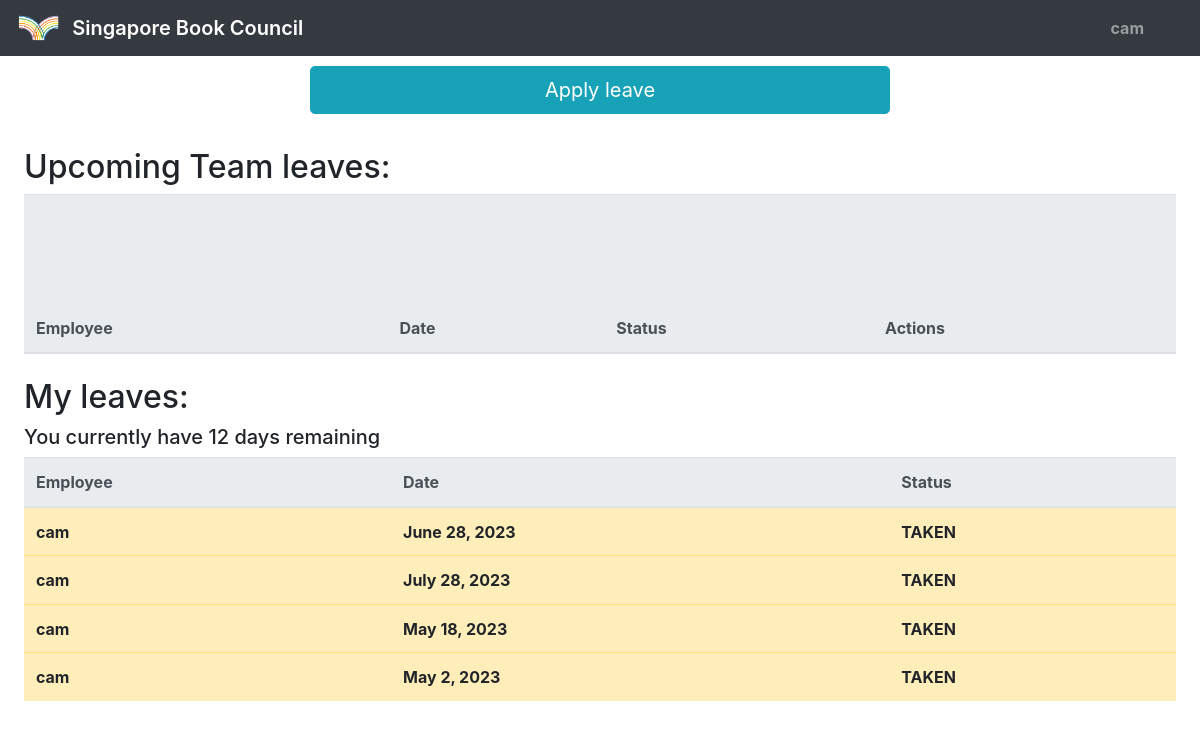
Page /leave (signed in) on the earlier database version.
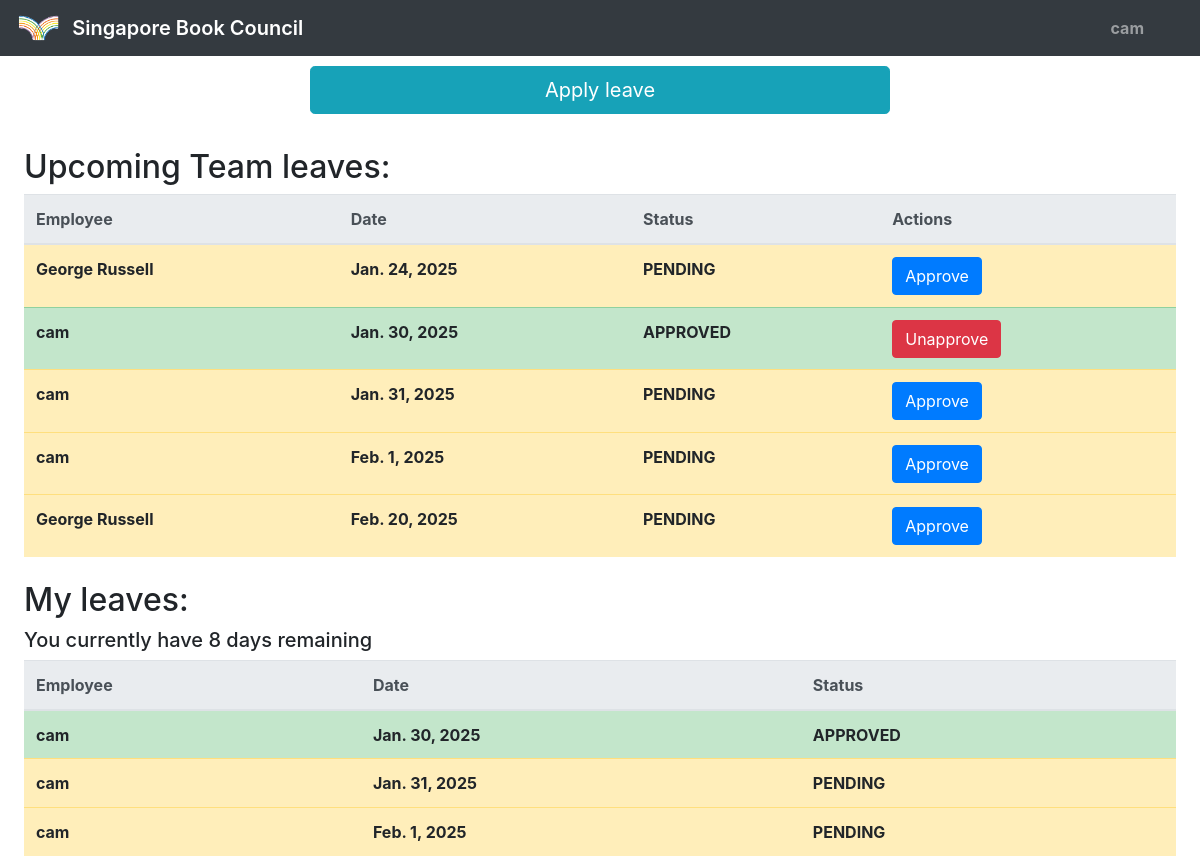
Same page on the later database version.
### HR/models.py (models this page shows, shortened)
class employeestatus(models.Model):
    EMPLOYEE = "Employee"
    BOSS = "Boss"
    role_CHOICES = [
        (EMPLOYEE, 'Employee'),
        (BOSS, 'Boss'),
    ]
    role = models.CharField(
        max_length=10,
        choices=role_CHOICES,
        default= EMPLOYEE
    )
    profileimage = models.ImageField(null = True, blank= True, upload_to="images/")
    user = models.ForeignKey(User, on_delete=models.CASCADE)
    leaves = models.IntegerField(null = True, default = 14)

class leaves(models.Model):
    user = models.ForeignKey(User, on_delete=models.CASCADE)
    leavedate = models.DateField(default=0)
    PENDING = "PENDING"
    APPROVED = "APPROVED"
    TAKEN = "TAKEN"
    role_CHOICES = [
        (PENDING, 'PENDING'),
        (APPROVED, 'APPROVED'),
        (TAKEN, "TAKEN" ),
    ]
    status = models.CharField(
        max_length=10,
        choices=role_CHOICES,
        default= PENDING
    )

### HR/views.py (the view)
# urls.py: path("leave", views.viewleaves, name="leave"),
def viewleaves(request):
    user = request.user
    today = date.today()
    startdate = today -timedelta(days = today.weekday())
    enddate = startdate + timedelta(days = 365)
    leave = leaves.objects.filter(leavedate__range = [today,enddate]).order_by('leavedate')
    user = request.user
    personalleaves = leaves.objects.filter(user = user)
    userinfo = employeestatus.objects.get(user = user)
    for x in personalleaves:
        if x.leavedate < today and x.status == "APPROVED":
            x.status = "TAKEN"
            x.save()
        if x.leavedate < today and x.status == "PENDING":
            x.delete()
            userinfo.leaves = userinfo.leaves + 1
            userinfo.save()
    isboss = False
    if userinfo.role == 'Boss':
        isboss =True
    else:
        isboss =False
    return render(request, "leave.html",
    {"leaves" : leave,
    "isboss": isboss,
    "userinfo": userinfo,
    "personalleaves": personalleaves,}
    )

### HR/templates/leave.html (shortened to what this page needs)
{% extends "layout.html" %}
{% block body %}
<div class = "date_header" >
    <button type="button" class="btn btn-info btn-lg btn-block" data-toggle="modal" data-target="#exampleModal">
        Apply leave
      </button>
</div>
<div class = "leave_table">
    <h2>Upcoming Team leaves:</h2>
    <table class="table" style="height: 20vh;">
        <thead class="thead-light">
          <tr>
            <th scope="col">Employee</th>
            <th scope="col">Date</th>
            <th scope="col">Status</th>
            {% if isboss == True %}
            <th scope="col">Actions</th>
            {% endif %}
          </tr>
        </thead>
          {% for leave in leaves %}
          {% if leave.status == "APPROVED" %}
          <tr class = "table-success">
            {% else %}
            <tr id = "leave_info_{{leave.id}}" class = "table-warning">
            {% endif %}
            <th scope="col">{{leave.user}}</th>
            <th scope="col">{{leave.leavedate}}</th>
            <th id = "leave_status_{{leave.id}}" scope="col">{{leave.status}}</th>
                {% if isboss == True %}
            <th scope="col">
                {% if leave.status == "PENDING" %}
                <button class="btn btn-primary" id ="approveleavebtn_{{leave.id}}"onclick="approveleave({{leave.id}})">Approve</button>
                {% else %}
                <button class="btn btn-danger" id ="unapproveleavebtn_{{leave.id}}"onclick="approveleave({{leave.id}})">Unapprove</button>
            </th>
            {% endif %}
            {% else %}
            <th scope="col"> No actions
            </th>
            {% endif %}
          <tr>
          {% endfor %}
    </table>
</div>
<div class = "leave_table" >
    <h2>My leaves:</h2>
    <h5>You currently have {{userinfo.leaves}} days remaining</h5>
    <table class="table" style="height: 20vh;">
        <thead class="thead-light">
          <tr>
            <th scope="col">Employee</th>
            <th scope="col">Date</th>
            <th scope="col">Status</th>
          </tr>
        </thead>
          {% for personalleave in personalleaves %}
          {% if personalleave.status == "APPROVED" %}
          <tr class = "table-success">
            {% else %}
            <tr id = "leave_info_{{leave.id}}" class = "table-warning">
            {% endif %}
            <th scope="col">{{personalleave.user}}</th>
            <th scope="col">{{personalleave.leavedate}}</th>
            <th id = "leave_status_{{leave.id}}" scope="col">{{personalleave.status}}</th>
          <tr>
          {% endfor %}
    </table>
</div>
{% endblock %}

### HR/templates/layout.html (shortened to what this page needs)
{% load static %}
<!DOCTYPE html>
<html lang="en">
    <head>
        <link rel="stylesheet" href="{% static 'HR/HR.css' %}" />
        <link rel="stylesheet" href="https://stackpath.bootstrapcdn.com/bootstrap/4.4.1/css/bootstrap.min.css">
        <link rel="stylesheet" href="https://cdnjs.cloudflare.com/ajax/libs/font-awesome/4.7.0/css/font-awesome.min.css">
    </head>
    <body>
        <nav class="navbar navbar-expand navbar-dark bg-dark">
            <a class="navbar-brand d-flex align-items-center" href="#">
                <img src="{% static 'HR/logo.png' %}" alt="Singapore Book Council Logo" style="height: 30px; width: auto; margin-right: 10px;">
                <span style="font-size: 1.25rem; font-weight: 600; color: #FFFFFF;">Singapore Book Council</span>
            </a>
            <div class="ml-auto">
                <ul class="navbar-nav">
                    {% if user.is_authenticated %}
                        <li class="nav-item">
                            <a class="nav-link" href="{% url 'profile' %}"><strong>{{ user.username }}</strong></a>
                        </li>
                        <li class="nav-item">
                            <a class="nav-link" href="{% url 'home' %}"></a>
                        </li>
                        <li class="nav-item">
                            <a class="nav-link" href="{% url 'logout' %}"></a>
                        </li>
                    {% endif %}
                </ul>
            </div>
        </nav>
        <div class="body">
            {% block body %}
            {% endblock %}
        </div>
    </body>
</html>

### HR/static/HR/HR.css (style rules this page uses)
html { height: 100%; }
a:link { color: black; text-decoration: none; }
ul { list-style-type: none; }
.date_header { margin: auto; width: 50%; padding: 10px; font-size: 5vh; text-align: center; }
.leave_table { margin: 2%; height: 100%; }

Differences in the rows shown:
removed leaves: user "cam", leavedate "June 28, 2023", status "TAKEN", shown under "You currently have 12 days remaining"
removed leaves: user "cam", leavedate "July 28, 2023", status "TAKEN", shown under "You currently have 12 days remaining"
removed leaves: user "cam", leavedate "May 18, 2023", status "TAKEN", shown under "You currently have 12 days remaining"
removed leaves: user "cam", leavedate "May 2, 2023", status "TAKEN", shown under "You currently have 12 days remaining"
added leaves: user "George Russell", leavedate "Jan. 24, 2025", status "PENDING", shown under "Upcoming Team leaves:"
added leaves: user "cam", leavedate "Jan. 30, 2025", status "APPROVED"
added leaves: user "cam", leavedate "Jan. 31, 2025", status "PENDING"
added leaves: user "cam", leavedate "Feb. 1, 2025", status "PENDING"
added leaves: user "George Russell", leavedate "Feb. 20, 2025", status "PENDING", shown under "Upcoming Team leaves:"
changed employeestatus: leaves "12" → "8"
